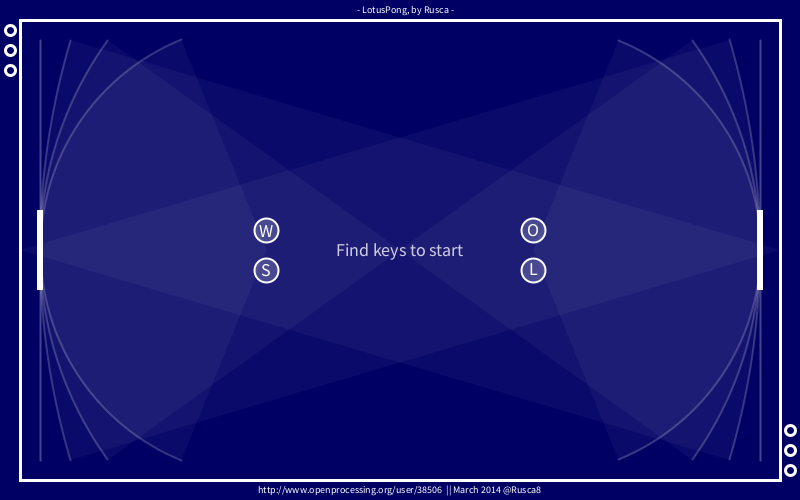
Frame 1 (no input)
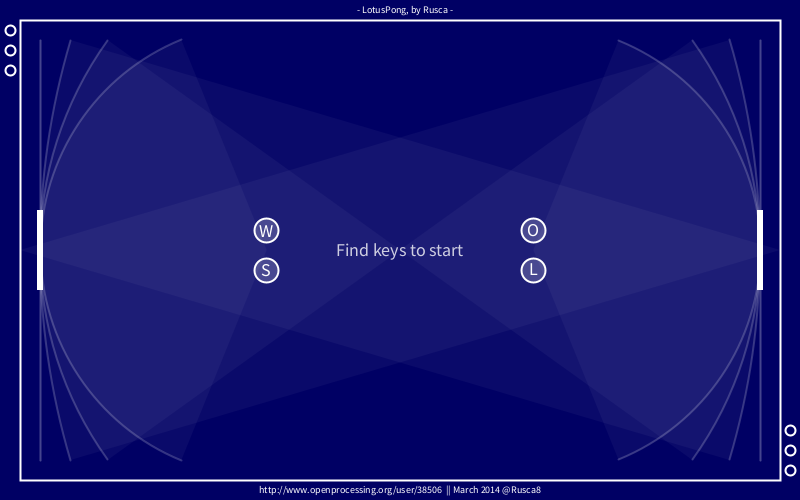
Frame 60 (the mouse pressed at the canvas centre just before this capture)
Frame 120 (the mouse held since frame 60 and released just before this capture): identical to frame 60, image omitted

The Processing sketch that drew these frames (run headless with seeded random() and noise(); from frame 60 on, the mouse is pressed at the canvas centre):

// Processing sketch: processing_143166
// ── processing_143166.pde

//colors dibuix
color line_c = color(255);
color bg = color(0,0,100);
color barcol = color(255);

//marcadors
int m1 =0;
int m2 =0;
int ms1 =0; //comptadors de gols seguits
int ms2 =0;

//comptadors
int timer = 0;
int maxTimer = 80;

//mides camp (Recomanats 800x500. Hauria de funcionar amb qualsevol)
int sizeX = 800;
int sizeY = 500;
int marge = 20;
int mm = 5; //marge entre la barra i dalt del camp
int aj_m = 2; //ajust marge pels rebots


//barres
int BX = 3; //mides
int BY = 40;
int bx0 = 2*marge;
float b1x = bx0; //posicions (float perquè hi ha sinus i cosinus)
float b2x = sizeX - bx0;
float b1y = sizeY/2;
float b2y = sizeY/2;
int velB = -5; //negativa = amunt

//--- trajectes barres
float A1; //angle barres
float A2;
float[] wB = {0,0.0065,0.015,0.025}; //el primer jugador quan puja incrementa l'angle
float[] Amax = {0,-(2*PI)/6,0,0}; //angle màxim barres per trajectòria (negatiu=a dalt)
float[] focus = {0,sizeX/2,0,0}; //X centre de cada trajectòria
int i1 = 1; //índex trajectòria barres
int i2 = 1;
float[] TR= {0,sizeX/3,0,0}; //radi de la trajectòria
float S; //sinus i cossinus d'inclinació de les barres
float C;

int max = marge+mm+BY; //topall per les barres


//pilota (floats, que hi haurà sinus i cossinus)
float px = sizeX/2;
float py = sizeY/2;
float vel = 5;
float velx = vel;
float vely = -vel;
int PR = 8; // "Pilota Radi" (diàmetre, de fet)
//---- eixos alternatius (pilota) - Array (x,y)
float[] pos_a = {0,0}; //Posició eixos alternatius (vist des de la barra) 
float[] vel_a = {0,0}; //Velocitat eixos alternatius (vist des de la barra)

//bool teclat
boolean puja1 = false;
boolean puja2 = false;
boolean baixa1 = false;
boolean baixa2 = false;

boolean key_w = false;
boolean key_s = false;
boolean key_o = false;
boolean key_l = false;

//altres interruptors
boolean lineal = true;
boolean veDeFora = true; //marca si la pilota ha estat recentment en contacte amb la barra (per evitar xocs múltiples en mode curvilini)
boolean bolaEnJoc = false;
boolean resetBola = false;
boolean preparats = false;

void setup(){
 textAlign(CENTER,CENTER);
 rectMode(RADIUS);
 size(800,500); //processing.js no accepta mides al camp
 strokeWeight(3);
 setupTrajectes();
}

void draw(){
 //pseudosetup
 background(bg);
 textSize(10);
 fill(255);
 text("- LotusPong, by Rusca -",sizeX/2+5,marge/2-1);
 text("http://www.openprocessing.org/user/38506  || March 2014 @Rusca8",sizeX/2,sizeY-marge/2-1);
 noFill();
 textSize(50);
 stroke(line_c);
 rect(sizeX/2,sizeY/2,sizeX/2-marge,sizeY/2-marge);
 
 //resets & settings
 if(resetBola){ //posa la bola al mig i s'apaga
   px=sizeX/2;
   py=sizeY/2;
   resetBola=false;
 }
 if(lineal && (m1>2 || m2>2)){ //pas de lineal a curvilini
   lineal=false;
   ms1=0;
   ms2=0;
 }
 
 //marcadors
 if(preparats){
   text(m1,sizeX/3,sizeY/2);
   text(m2,sizeX*2/3,sizeY/2);
 }
 
 //marcadors de gols seguits
 if(ms1>0){
   fill(255,100);
 }else{
   noFill();
 }
 ellipse(marge/2,marge+marge/2,marge/2,marge/2);
 if(ms1>1){
   fill(255,100);
 }else{
   noFill();
 }
 ellipse(marge/2,2*marge+marge/2,marge/2,marge/2);
 if(ms1>2){
   fill(255,100);
 }else{
   noFill();
 }  
 ellipse(marge/2,3*marge+marge/2,marge/2,marge/2);
 
 if(ms2>0){
   fill(255,100);
 }else{
   noFill();
 }
 ellipse(sizeX-marge/2,sizeY-(marge+marge/2),marge/2,marge/2);
 if(ms2>1){
   fill(255,100);
 }else{
   noFill();
 }
 ellipse(sizeX-marge/2,sizeY-(2*marge+marge/2),marge/2,marge/2);
 if(ms2>2){
   fill(255,100);
 }else{
   noFill();
 }  
 ellipse(sizeX-marge/2,sizeY-(3*marge+marge/2),marge/2,marge/2);
 
 
 //càlculs
 mouBarres();
 limitBarres();
 
 if(preparats){
   if(bolaEnJoc){
     mouPilota();
   }else{ //afegeixo animació per sacar la bola quan la bola no està en joc
     saca();
   }
 }else{  //si no estan preparats (al principi) esperar que s'apretin tots els controls
   strokeWeight(2);
   textSize(18);
   if(!key_w){
     fill(255,50);
     ellipse(sizeX/3,sizeY/2-marge,3*PR,3*PR);
     fill(255);
     text("W",sizeX/3,sizeY/2-marge+0.7);
   }
   if(!key_s){
     fill(255,50);
     ellipse(sizeX/3,sizeY/2+marge,3*PR,3*PR);
     fill(255);
     text("S",sizeX/3,sizeY/2+marge-0.1);
   }
   if(!key_o){
     fill(255,50);
     ellipse(sizeX*2/3,sizeY/2-marge,3*PR,3*PR);
     fill(255);
     text("O",sizeX*2/3,sizeY/2-marge-0.1);
   }
   if(!key_l){
     fill(255,50);
     ellipse(sizeX*2/3,sizeY/2+marge,3*PR,3*PR);
     fill(255);
     text("L",sizeX*2/3,sizeY/2+marge-1);
   }
   fill(255,200);
   text("Find keys to start",sizeX/2,sizeY/2);
   if(key_o && key_l && key_w && key_s){
     preparats=true;
   }
 }
 
 //dibuix trajecte
 pintaTrajectes();
 
 //dibuix barres
 fill(barcol);
 noStroke();
 dibuixaBarres();
 
 //dibuix pilota
 if(preparats){
   ellipse(px,py,PR,PR);
 }
}
//- - - - - - - - - - - - - - - - Funcions - - - - - - - - - - - - - - - - - //
void keyPressed(){
 if(key=='o'){
   if(!key_o){
     key_o=true;
   }
  puja2=true;
 }else if(key=='l'){
   if(!key_l){
     key_l=true;
   }
  baixa2=true;
 }else if(key=='w'){
   if(!key_w){
     key_w=true;
   }
  puja1=true;
 }else if(key=='s'){
   if(!key_s){
     key_s=true;
   }
  baixa1=true;
 }
}

void keyReleased(){
 if(key=='o'){
  puja2=false;
 }else if(key=='l'){
  baixa2=false;
 }else if(key=='w'){
  puja1=false;
 }else if(key=='s'){
  baixa1=false;
 } 
}

void mouBarres(){ // ....................................................................... Barres
  if(lineal){ //primera trajectòria (recta)
    if(puja1){
      b1y+=velB;
    }
    if(baixa1){
      b1y-=velB;
    }
    if(puja2){
      b2y+=velB;
    }
    if(baixa2){
      b2y-=velB;
    }
  }else{ //Trajectòries curvilínies
    if(puja1){
      A1+=wB[i1]; //signes diferents (pujant, una barra suma angle i l'altra en treu)
    }
    if(baixa1){
      A1-=wB[i1];
    }
    if(puja2){
      A2-=wB[i2];
    }
    if(baixa2){
      A2+=wB[i2];
    }
  }
}

void limitBarres(){
  if(lineal){
   if(b1y<max){ //si puja massa, torna-la al límit superior
    b1y=max; 
   }else if(b1y>sizeY-max){ //i així amb tot
    b1y=sizeY-max; 
   }
   if(b2y<max){
    b2y=max; 
   }else if(b2y>sizeY-max){
    b2y=sizeY-max; 
   }
  }else{
    if(b1y-BY*cos(A1)<2*marge && !baixa1){ //el mateix però en curvilini. Aproximo l'angle A1 al límit com si fos Amax, per simplicitat
      A1=asin((sizeY/2-2*marge-BY*cos(Amax[i1]))/TR[i1]);
    }else if(b1y+BY*cos(A1)>sizeY-2*marge && !puja1){
      A1=-asin((sizeY/2-2*marge-BY*cos(Amax[i1]))/TR[i1]);
    }
    if(b2y-BY*cos(A2)<2*marge && !baixa2){
      A2=-asin((sizeY/2-2*marge-BY*cos(Amax[i2]))/TR[i2]);
    }else if(b2y+BY*cos(A2)>sizeY-2*marge && !puja2){
      A2=asin((sizeY/2-2*marge-BY*cos(Amax[i2]))/TR[i2]);
    }
    b1y=sizeY/2-TR[i1]*sin(A1);
    b1x=sizeX-focus[i1]-TR[i1]*cos(A1);
    b2y=sizeY/2+TR[i2]*sin(A2);
    b2x=focus[i2]+TR[i2]*cos(A2);
  }
}

void dibuixaBarres(){
  if(lineal){
    rect(b1x,b1y,BX,BY);
    rect(b2x,b2y,BX,BY);
  }else{ //quadrilàters a partir de les mides dels rectangles i el seu angle. (càlcul de les coordenades després del gir implícit)
    C=cos(A1);
    S=sin(A1);
    quad(b1x+BX*C-BY*S,b1y+BX*S+BY*C, b1x+BX*C+BY*S,b1y+BX*S-BY*C, b1x-BX*C+BY*S,b1y-BX*S-BY*C, b1x-BX*C-BY*S,b1y-BX*S+BY*C);
    C=cos(A2);
    S=sin(A2);
    quad(b2x+BX*C-BY*S,b2y+BX*S+BY*C, b2x+BX*C+BY*S,b2y+BX*S-BY*C, b2x-BX*C+BY*S,b2y-BX*S-BY*C, b2x-BX*C-BY*S,b2y-BX*S+BY*C);
  }
}

void mouPilota(){ // ...................................................................... Pilota
  if(py<marge+PR){ //bota marge alt
    vely=vel;
  }else if(py>sizeY-marge-PR){ //marge baix
    vely=-vel;
  }
  if(lineal){ //rebots mode lineal
    if(px<2*marge+BX+aj_m && px>2*marge-BX-aj_m){ //arriba a la barra1
      if(py<b1y+BY && py>b1y-BY){ //i rebota
        velx=vel; //assigno directament en lloc de canviar el signe per evitar rebots múltiples (si ve per darrere travessa i prou)
      }
    }else if(px>sizeX-2*marge-BX-aj_m && px<sizeX-2*marge+BX+aj_m){ //arriba a la barra2
      if(py<b2y+BY && py>b2y-BY){ //i rebota
        velx=-vel;
      }
    }
  }else{ //rebots trajectòries curvilínies
    if(px<sizeX/2){ //evito calcular una banda quan la pilota és a l'altra
      //ESQUERRA
      //conversió al sistema d'eixos de la barra
      pos_a[0]=(px-b1x)*cos(A1)+(py-b1y)*sin(A1); // x' de la pilota (distància en perpendicular fins a la barra)
      pos_a[1]=-(px-b1x)*sin(A1)+(py-b1y)*cos(A1); // y' de la pilota (alçada respecte el centre vertical de la barra)
      //comparació i col·lisió
      if(abs(pos_a[0])<BX+aj_m && abs(pos_a[1])<BY && veDeFora){ //als nous eixos és com una col·lisió en vertical (X i Y "dins" la barra)
        //només calculo les velocitats en els nous eixos si hi ha col·lisió
        vel_a[0]= -(velx*cos(A1)+vely*sin(A1)); //canvio de signe la velocitat Vx' directament en el càlcul (eix nou + rebot)
        vel_a[1]= -velx*sin(A1)+vely*cos(A1); //velocitats perpendicular i paral·lela a la barra, respectivament
        //després del canvi de signe torno als eixos del programa
        velx=vel_a[0]*cos(A1)-vel_a[1]*sin(A1);
        vely=vel_a[0]*sin(A1)+vel_a[1]*cos(A1);
        veDeFora=false; //desactivo el rebot fins que hagi sortit de dins la barra
      }else{
        veDeFora=true; //i activo el rebot un cop surt de la barra
      }
    }else{
      //ESQUERRA
      //Igual que a la dreta
      //Conversió
      pos_a[0]=(px-b2x)*cos(A2)+(py-b2y)*sin(A2); 
      pos_a[1]=-(px-b2x)*sin(A2)+(py-b2y)*cos(A2);
      //Comparació i col·lisió
      if(abs(pos_a[0])<BX+aj_m && abs(pos_a[1])<BY && veDeFora){ 
        // velocitat nous eixos
        vel_a[0]= -(velx*cos(A2)+vely*sin(A2));
        vel_a[1]= -velx*sin(A2)+vely*cos(A2);
        // velocitat original després del rebot
        velx=vel_a[0]*cos(A2)-vel_a[1]*sin(A2);
        vely=vel_a[0]*sin(A2)+vel_a[1]*cos(A2);
        veDeFora=false; //rebot desactivat
      }else{
        veDeFora=true; //rebot activat
      }
    }
    if(abs(velx)<1){ //correccions de la velocitat X per evitar 
      velx=2*velx/abs(velx); //mantinc el signe
    } 
  }
  
  //GOLS (la pilota arriba a les parets)
 
  if(px<marge+PR){ //gol esquerre
   velx=vel;
   m2++;
   bolaEnJoc=false;
   resetBola=true;
   //canvis de trajectòria per gols
   if(!lineal){
     ms2++;
     if(ms2==2 && i2<3){ //si fas dos gols seguits (en curvilini), puges de trajectòria. (a l'última ja no puges)
       i2++;
       A2=0;
     }else if(ms2==3){ //si en fas tres seguits (un després de pujar) fas baixar l'altre. (a l'última ja no baixa)
       if(i1>1){
         i1--;
         A1=0;
       }
       ms2=0; //torno a zero el marcador de gols seguits
     }
   }
  }else if(px>sizeX-marge-PR){ //gol dret
   velx=-vel;
   m1++;
   bolaEnJoc=false;
   resetBola=true;
   //canvis de trajectòria per gols
   if(!lineal){
     ms1++;
     if(ms1==2 && i1<3){ //si fas dos gols seguits (en curvilini), puges de trajectòria
       i1++;
       A1=0;
     }else if(ms1==3){ //si en fas tres seguits (un després de pujar) fas baixar l'altre.
       if(i2>1){
         i2--;
         A2=0;
       }
       ms1=0; //torno a zero el marcador de gols seguits
     }
   }
  }
  
  px+=velx;
  py+=vely;
}

void pintaTrajectes(){ // ..............................................................Trajectes
 int i;
 fill(255,10);
 for(i=1;i<4;i++){
   stroke(255,50);
   arc(focus[i],sizeY/2,TR[i]*2,TR[i]*2,-Amax[i],Amax[i]); //Alerta! dibuixant arcs l'ordre d'angles és important! (No dibuixa enrere)
   arc(sizeX-focus[i],sizeY/2,TR[i]*2,TR[i]*2,PI-Amax[i],PI+Amax[i]);
   stroke(255,25); //per alguna raó les linies són el doble d'opaques que els arcs ... O.o
   line(bx0,2*marge,bx0,sizeY-2*marge);
   line(sizeX-bx0,2*marge,sizeX-bx0,sizeY-2*marge);
 }
}

void setupTrajectes(){
  int i;
  float sin;
  focus[1] = marge;
  focus[2] = float(sizeX)*1/2;
  focus[3] = float(sizeX)*2/3;
  for(i=1;i<4;i++){
   TR[i]=b2x-focus[i]; //radi des del focus fins la barra
   sin=(sizeY/2-2*marge)/TR[i];
   if(sin>1){
     sin=1;
   }
   Amax[i]=asin(sin); //angle màxim de la trajectòria (fet a partir del radi i la mida del camp)
  }
}

void saca(){
  noFill();
  stroke(255,100);
  if(timer<maxTimer){
    arc(px,py,3*PR,3*PR,-(2*PI)/4,timer*(2*PI)/maxTimer-(2*PI)/4);
  }else{
    timer=0;
    bolaEnJoc=true;
  }
  timer++;
}

/* - - - coses per fer:
velocitat de les barres proporcional a la mida del camp (proporcional a la Y que han de recórrer)
velocitat de la bola augmentada segons el sinus de la velocitat (si bota molt per les Y que no trigui tant en arribar)
reset de la bola quan marca un gol
canvi de trajectòria automàtic amb el marcador
simultaneitat lineal-curvilini
portada? (i firma)
un colorn de fons per a cada trajectòria
*/

/* - - - idees extra per quan tingui temps:
menú amb tria de la mida del camp
marges proporcionals a la mida del camp (gruixos de les barres i grandària de la pilota potser també)
power-ups (allargament de les barres, escurçar la barra a l'altre, augments/disminucions de velocitat) que agafes si prems una tecla a temps
múltiples pilotes
*/
